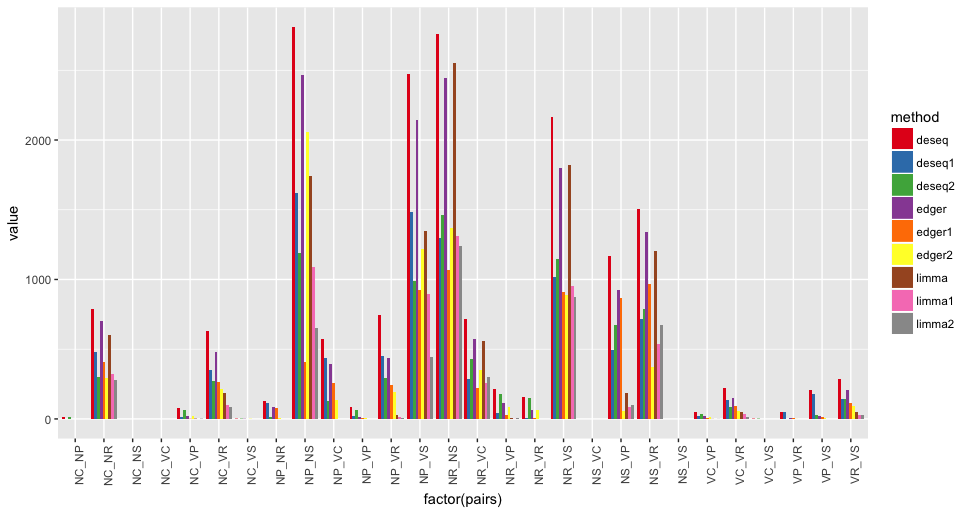

Here is the R script that generated this plot:
library(tidyr)
library(dplyr)

# Create bar chart to compare three methods
dat <- read.csv("compare3.csv")

#dat <- dat[,c(1,2,5,8)]

dat2 <- dat %>% gather(method, value, -pairs)

ggplot(dat2, aes(factor(pairs), value, fill = method)) + 
  geom_bar(stat="identity", position = "dodge") + 
  scale_fill_brewer(palette = "Set1") +
  theme(axis.text.x = element_text(angle = 90, hjust = 1))

# Create Venn diagrams to compare three methods

vennDiagram(dt[,1:2], circle.col=c("turquoise", "salmon"))

lDF <- readRDS("/Users/lindz/bigPint/topGenes_limma.Rds")
dDF <- readRDS("/Users/lindz/BeeVirusDiet/DESeq/topGenes_DEG.Rds")
eDF <- readRDS("/Users/lindz/BeeVirusDiet/edgeR/DEGPairs/listDEG.Rds")
all <- read.delim(file="/Users/lindz/BeeVirusDiet/AllLaneCount.txt", row.names=1, stringsAsFactors = FALSE)
allGenes <- rownames(all)

groups <- c("NC", "NP", "NR", "NS", "VC", "VP", "VR", "VS")

for (i in 1:(length(groups)-1)){
  for (j in (i+1):length(groups)){
    vecL <- vecD <- vecE <- rep(0, length(allGenes))
    degL <- rownames(lDF[[paste0(groups[i], "vs", groups[j])]])
    degD <- dDF[[paste0(groups[i], groups[j])]]$genes
    degE <- rownames(eDF[[paste0(groups[i], groups[j])]])
    vecL[which(allGenes %in% degL)] = 1
    vecD[which(allGenes %in% degD)] = 1
    vecE[which(allGenes %in% degE)] = 1
    df <- data.frame(Genes = allGenes, Limma = vecL, DESeq = vecD, edgeR = vecE)
    png(paste0(groups[i], "_", groups[j], ".png"))
    vennDiagram(df[,c(2:4)], circle.col=c("turquoise", "salmon", "blue"), main = paste(groups[i], "and", groups[j]))
    dev.off()
  }
}
